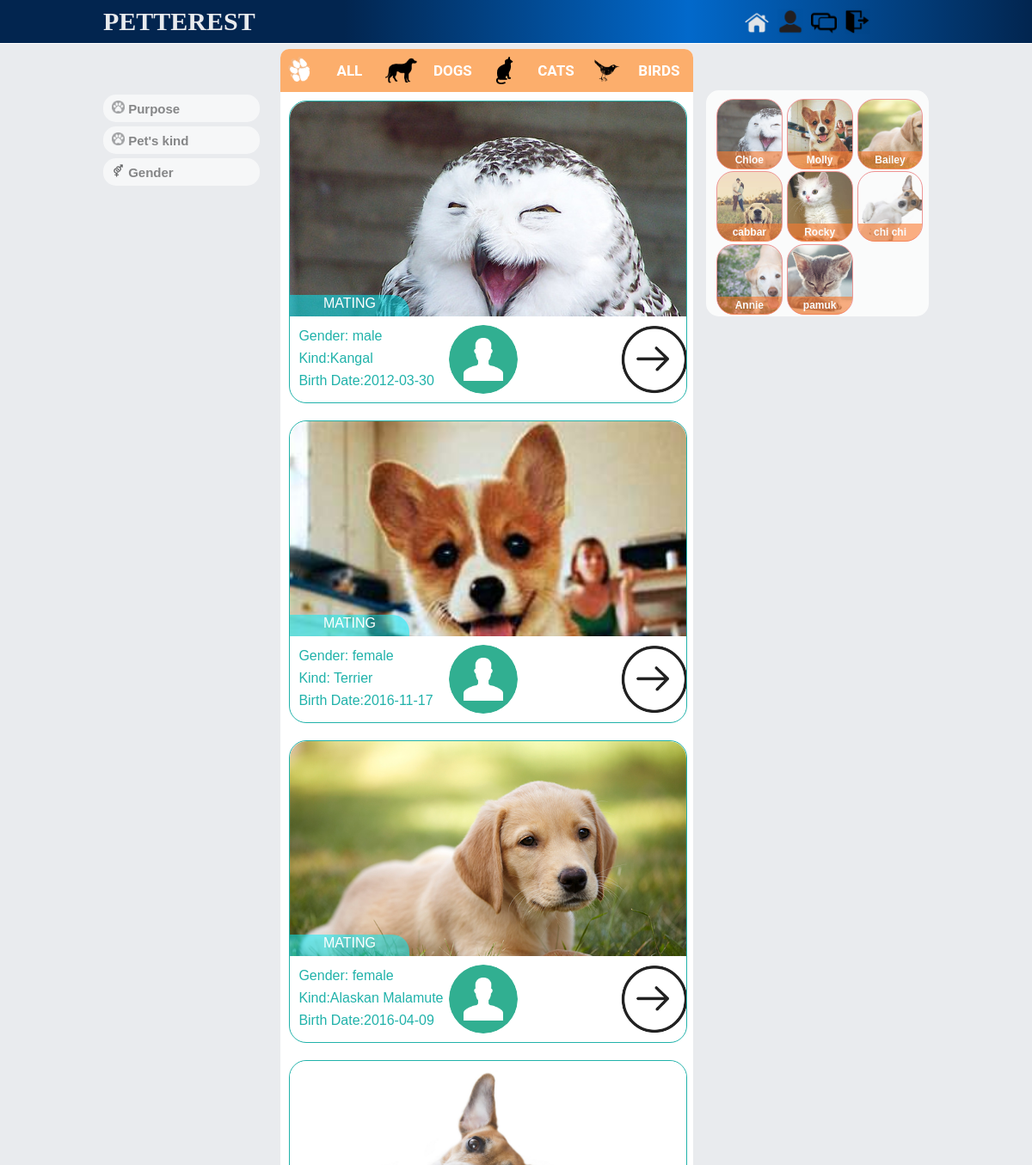
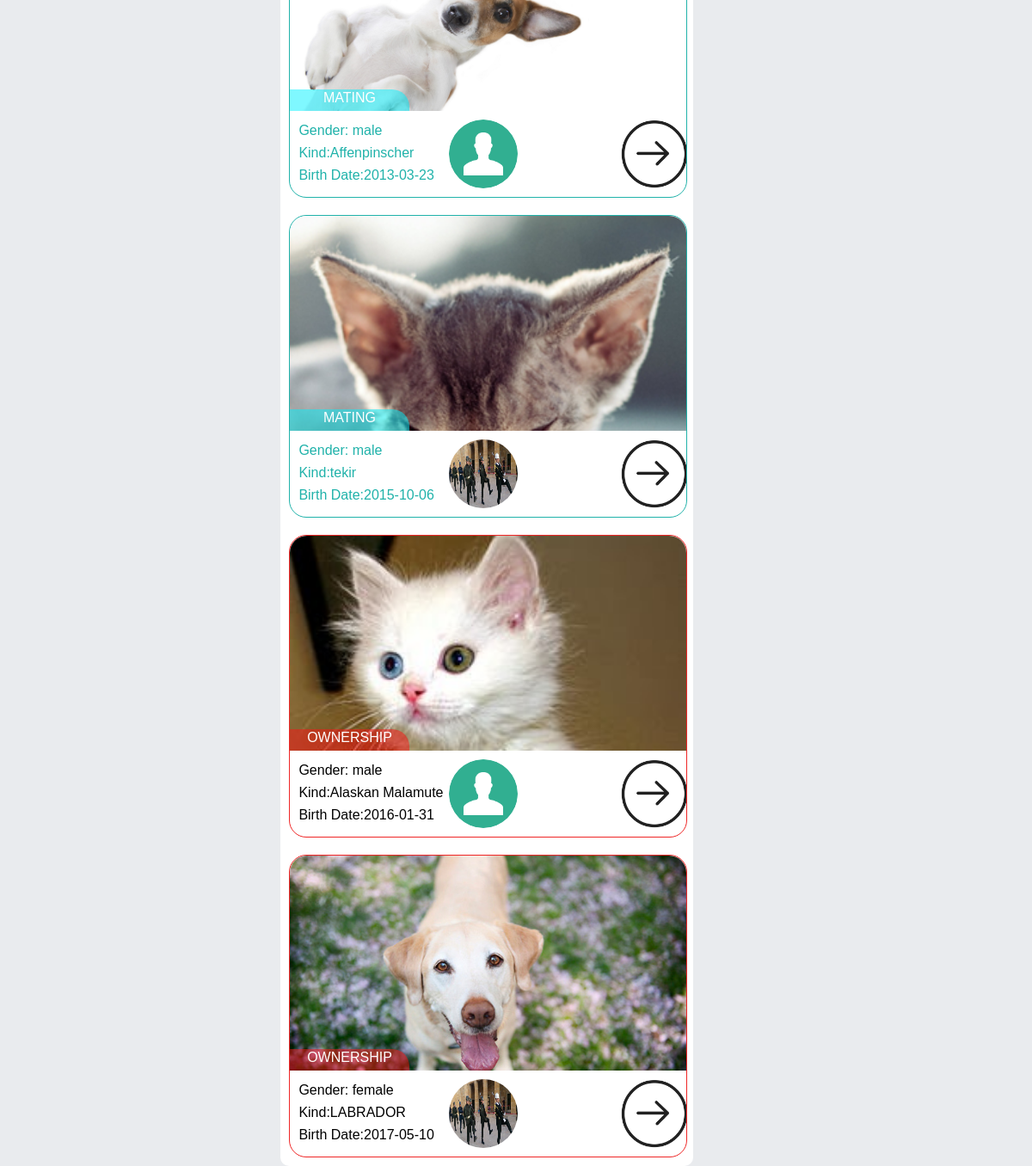
Page /tema/main.php (signed in) on the committed database (2 pictures, top to bottom).
### tables this page shows
CREATE TABLE IF NOT EXISTS `animals` (
  `animalID` int(11) NOT NULL AUTO_INCREMENT,
  `userID` int(11) NOT NULL,
  `aSpecies` varchar(255) NOT NULL,
  `aKind` varchar(255) NOT NULL,
  `aName` varchar(255) NOT NULL,
  `birthDate` varchar(255) NOT NULL,
  `gender` varchar(255) NOT NULL,
  `vaccine` varchar(255) NOT NULL,
  `aAvatar` varchar(255) NOT NULL,
  `momKind` varchar(255) NOT NULL,
  `dadKind` varchar(255) NOT NULL,
  `sharePurpose` varchar(255) NOT NULL,
  `information` varchar(255) NOT NULL,
  `addDate` varchar(255) NOT NULL,
  `lastSituation` tinyint(2) NOT NULL,
  PRIMARY KEY (`animalID`)
);

CREATE TABLE IF NOT EXISTS `users` (
  `userID` int(11) NOT NULL AUTO_INCREMENT,
  `name` varchar(20) NOT NULL,
  `surname` varchar(30) NOT NULL,
  `e_mail` varchar(30) NOT NULL,
  `password` varchar(20) NOT NULL,
  `gender` varchar(10) NOT NULL,
  `birthDate` varchar(20) NOT NULL,
  `address` varchar(255) NOT NULL,
  `avatar` varchar(255) NOT NULL,
  `rutbe` tinyint(4) NOT NULL,
  `onay` tinyint(4) NOT NULL,
  `enrolDate` varchar(20) NOT NULL,
  PRIMARY KEY (`userID`)
);

### tema/main.php (the view, shortened to what this page needs)
<?php
    if(!isset($_SESSION["login"])){
        echo ' <script type="text/javascript">
						alert("You cannot enter this website without login !");
					</script>';
		header('refresh:0; url="../index.php"');
    }else{
?>
<!DOCTYPE html>
<html lang="en">
    <head>
        <link href="css/style.css" rel="stylesheet">
        <link href="css/reset.css" rel="stylesheet">
        <link rel="stylesheet" type="text/css" href="css/accordion.css">
    </head>
<body>
    <div id="banner">
        <div id="slogan">
            <span>PETTEREST</span>
        </div>
        <div id="icons">
            <a href="#" class="home" id="home1" title="Home"></a>
            <a href="../system/fonk.php?page=myProfile" class="home" id="home2"  title="My Profile"></a>
            <a href="#" class="home" id="home3" title="Comments"></a>
            <a href="../system/fonk.php?page=logout" class="home" id="home4" title="Log out"></a>
        </div>
    </div>
    <div class="wrapper">
        <div class="left_side">
        	<div id="options">
				<button class="accordion"><img src="images/pet-icon.png" alt="Pets Kind" width="15px" height="15px"> Purpose</button>
					<button class="accordion"><img src="images/pet-icon.png" alt="Pets Kind" width="15px" height="15px"> Pet's kind</button>
					<button class="accordion"><img src="images/gender.png" alt="Pets Kind" width="15px" height="15px"> Gender</button>
			</div>
        </div>
        <div class="middle3">
            <nav>
                <ul id="menu">
                    <li id="home"><a href="#" id="m1"><img src="images/pati.png">ALL</a></li>
                    <li id="about" ><a href="#" id="m2"><img src="images/dog.png">DOGS</a></li>
                    <li id="contact" ><a href="#" id="m3" ><img src="images/cat.png" >CATS</a></li>
                    <li id="album"><a href="#" id="m4"><img src="images/bird.png" >BIRDS</a></li>
                </ul>
            </nav>
            <div id="container">
			<?php
						$db= new PDO("mysql:host=127.0.0.1;dbname=petportal;charset=utf8","root","");
						$sql =$db->query("SELECT * FROM animals WHERE sharePurpose='mating' ORDER BY addDate DESC");
						while($r=$sql->fetch()){
			?>
			  <div class="post item brand1 <?php if($r["aSpecies"]=="dog"){echo "type1";}else if($r["aSpecies"]=="cat"){echo "type2";}else if($r["aSpecies"]=="bird"){echo "type3";}  ?> <?php if($r["gender"]=="female"){echo "red";}else if($r["gender"]=="male"){echo "blue";}  ?>">
					<div class="pictu" style="background-image:url(<?php echo $r["aAvatar"];?>); ">
						<div class="info">
							<div class="about">Mating</div>
						</div>
					</div>
					<div class="detail">
						<div class="detailAnimal">
							<div class="infoAnimal">
								<p>Gender: <?php echo $r["gender"]?></p>
                                <p>Kind:<?php echo $r["aKind"]?></p>
                                <p>Birth Date:<?php echo $r["birthDate"]?></p>
							</div>
							<div class="more">
								<img src="<?php
									$userWho=$r["userID"];
									$sqlForUser=$db->query("SELECT * FROM users WHERE userID=$userWho");
									$userFoto=$sqlForUser->fetch();
									echo $avatarNewFoto=$userFoto["avatar"];
									?>" style="border-radius:50%"/>
							</div>
						</div>
						<div class="user"><a href="post.php?animalID=<?php echo $r["animalID"];?>" ><img id="openup1" src="images/more.png"/></a></div>
					</div>
				</div>
			<?php
			}
						$db= new PDO("mysql:host=127.0.0.1;dbname=petportal;charset=utf8","root","");
						$sql =$db->query("SELECT * FROM animals WHERE sharePurpose='ownership' ORDER BY addDate DESC");
						while($r=$sql->fetch()){
			?>
                <div class="famalepost item brand2 <?php if($r["aSpecies"]=="dog"){echo "type1";}else if($r["aSpecies"]=="cat"){echo "type2";}else if($r["aSpecies"]=="bird"){echo "type3";}  ?> <?php if($r["gender"]=="female"){echo "red";}else if($r["gender"]=="male"){echo "blue";}  ?>">
                    <div class="famalepictu" style="background-image: url(<?php echo $r["aAvatar"];?>);">
                        <div class="famaleinfo">
                            <div class="famaleabout">ownership</div>
                        </div>
                    </div>
                    <div class="famaledetail">
                        <div class="famaledetailAnimal">
                            <div class="famaleinfoAnimal">
                                <p>Gender: <?php echo $r["gender"]?></p>
                                    <p>Kind:<?php echo $r["aKind"]?></p>
                                    <p>Birth Date:<?php echo $r["birthDate"]?></p>
                            </div>
                            <div class="famalemore">
                                <img src="<?php
									$userWho=$r["userID"];
									$sqlForUser=$db->query("SELECT * FROM users WHERE userID=$userWho");
									$userFoto=$sqlForUser->fetch();
									echo $avatarNewFoto=$userFoto["avatar"];
									?>" style="border-radius:50%"/>
                            </div>
                        </div>
                        <div class="famaleuser"><a href="post.php?animalID=<?php echo $r["animalID"];?>" ><img id="openup1" src="images/more.png"/></a></div>
                    </div>
                </div>
			<?php
			}
			?>
        </div>
		</div>
        <div class="right_side">
		<?php
						$db= new PDO("mysql:host=127.0.0.1;dbname=petportal;charset=utf8","root","");
						$sql =$db->query("SELECT * FROM animals ORDER BY addDate DESC LIMIT 9");
						while($r=$sql->fetch()){
						$split=explode('/',$r["aAvatar"]);
						$avatarNew=$split[2]."/".$split[3]."/".$split[4]."/".$split[5];
		?>
            <div class="newanimald" style="background-image: url(<?php echo $avatarNew;?>);">
				<div class="newnameAnimald" style="font-size:12px; font-family: Verdana, Geneva, Tahoma, sans-serif;"><a href="post.php?animalID=<?php echo $r["animalID"];?>" style="color:white;" ><?php echo $r["aName"];?></a></div>
			</div>
        <?php
		}
		?>
        </div>
	</div>
</body>
</html>
<?php
    }
?>

### tema/css/accordion.css (style rules this page uses)
button.accordion { background-color: #eee; color: #444; cursor: pointer; padding: 7px 7px 7px 10px; margin-top:5px; width: 100%; border: none; text-align: left; outline: none; font-size: 15px; transition: 0.4s; border-radius: 15px; font-weight: bold; background: white; }

### rows in the picture
animals: aAvatar (picture), gender "male", aKind "Kangal", birthDate "2012-03-30", userID.avatar (placeholder picture), aName "Chloe"
animals: aAvatar (picture), gender "female", aKind "Terrier", birthDate "2016-11-17", userID.avatar (placeholder picture), aName "Molly"
animals: aAvatar (picture), gender "female", aKind "Alaskan Malamute", birthDate "2016-04-09", userID.avatar (placeholder picture), aName "Bailey"
animals: aAvatar (picture), gender "male", aKind "Affenpinscher", birthDate "2013-03-23", userID.avatar (placeholder picture), aName "chi chi"
animals: aAvatar (picture), gender "male", aKind "tekir", birthDate "2015-10-06", userID.avatar (picture), aName "pamuk"
animals: aAvatar (picture), gender "male", aKind "Alaskan Malamute", birthDate "2016-01-31", userID.avatar (placeholder picture), aName "Rocky"
animals: aAvatar (picture), gender "female", aKind "LABRADOR", birthDate "2017-05-10", userID.avatar (picture), aName "Annie"
animals: aAvatar (picture), aName "cabbar"
